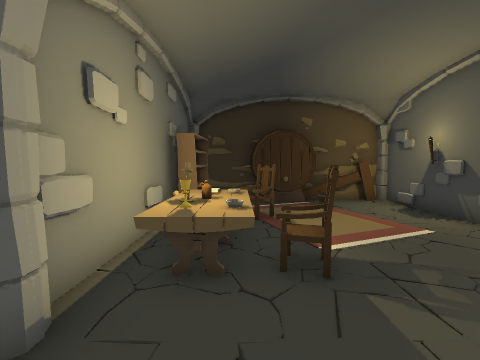
view 1 (above)

12 first-person views from a walk through a Unity game level. The camera is 1.5 m above the floor, tilts 4° down and sees 90° across. The floor is counted in squares, 1 m on a side. Each view is taken from the middle of a square. On the plan, view 1 faces up. The plan holds only what a view shows up to about 13 squares ahead; the rest is blank. Door leaves are left out, so doorways stand open.

view 2
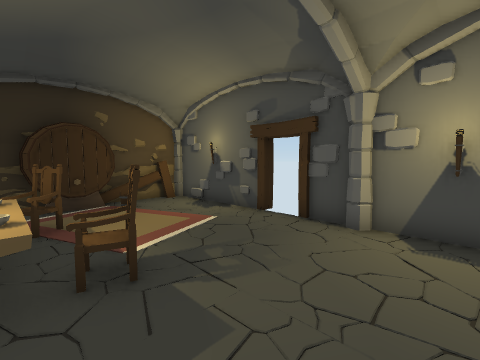

view 3
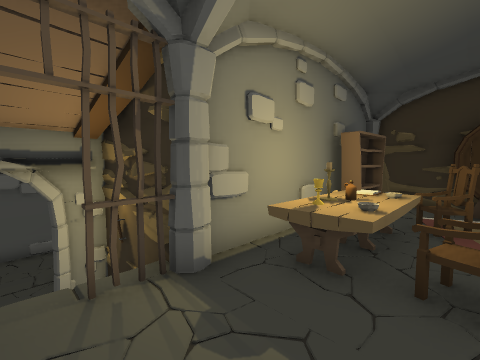

view 4
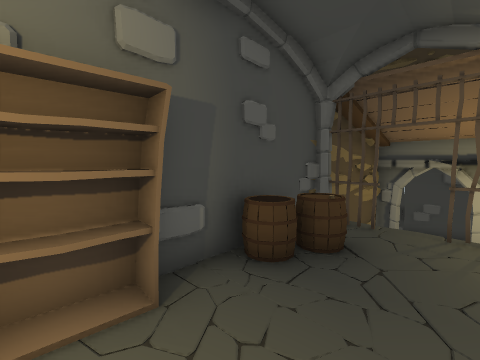

view 5
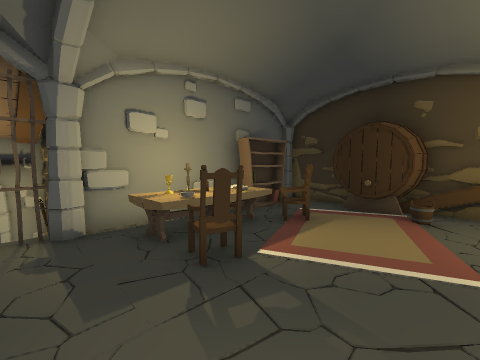

view 6
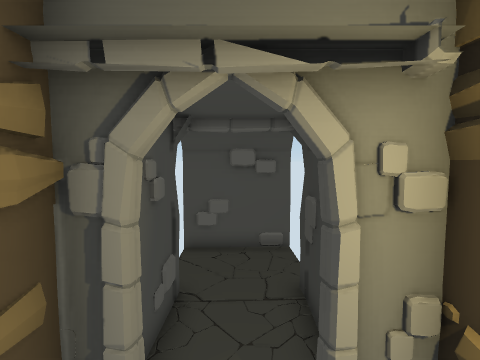

view 7
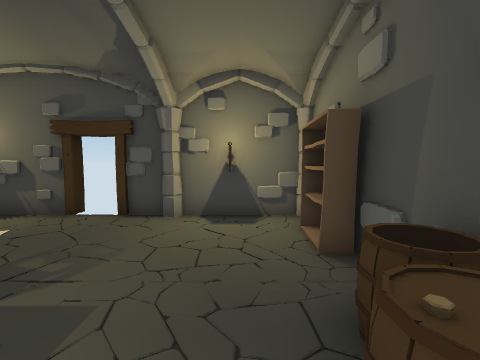

view 8
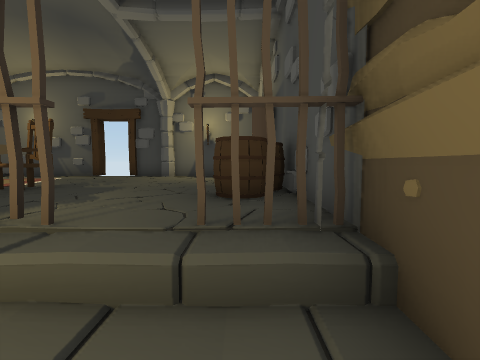

view 9
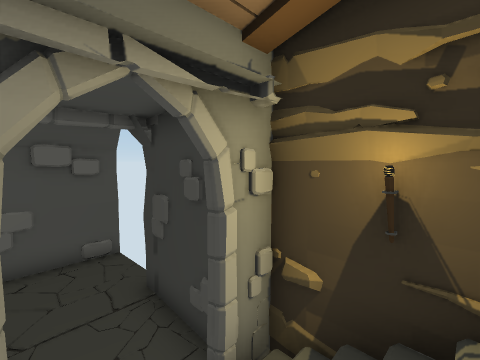

view 10
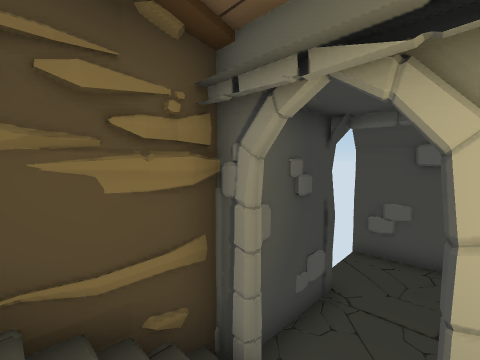

view 11
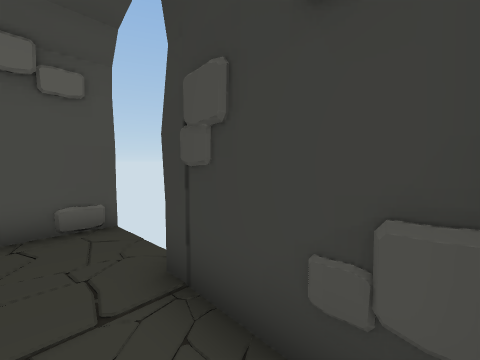

view 12
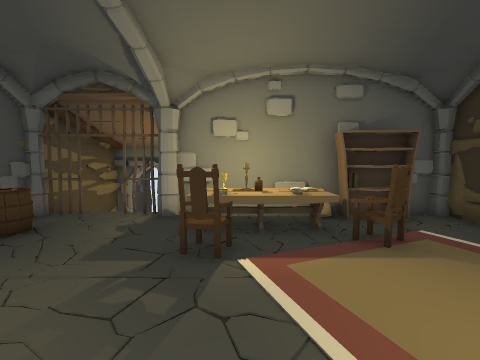

### Floor plan
Key: @ floor where view 1 was taken; # wall or solid block; x gap in a wall; . main floor; - floor 2.5 m lower than the main floor; _ floor 2.75 m lower than the main floor; / step, stairs or slope; D open door; O other object.
Columns run from 13 left of view 1 to 6 right of it. Each row starts with its distance up from view 1.
 10            ###OO####
  9            #..OOO..#
  8            #O.. O..#
  7            #OOO ...#
  6            OOO.  ..#
  5            #OO. ...x
  4            #OOO....D
  3            #OOO....#
  2 #  x########.......#
  1 #-____#O///O.......#
  0 #____ _  //D.@.....#
 -1 #_____ O///O.OO.O..#
 -2 #  x#############O##

Where each view was taken, in squares from view 1:
view 1: 0 up, 0 right, facing up
view 2: 0 up, 0 right, facing up-right
view 3: 0 up, 1 right, facing up-left
view 4: 1 up, 4 right, facing down-left
view 5: 1 up, 4 right, facing up-left
view 6: 0 up, 4 left, facing left
view 7: 0 up, 1 left, facing right
view 8: 1 down, 4 left, facing right
view 9: 1 down, 4 left, facing up-left
view 10: 1 up, 4 left, facing down-left
view 11: 0 up, 7 left, facing up-left
view 12: 4 up, 5 right, facing left
